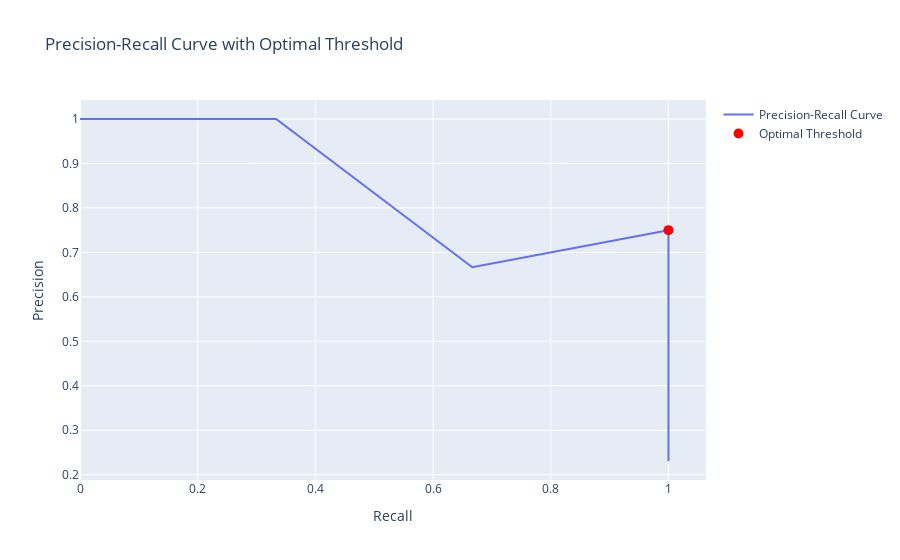

Notebook code cell kept with this figure:
### Code cell
find_optimal_pr_threshold(true, pred)

### Figure 1 — Plotly figure (JSON) as saved in the notebook; plotly's stock layout.template omitted (floating-point values rounded to 4 significant figures)
{"data": [{"mode": "lines", "name": "Precision-Recall Curve", "type": "scatter", "x": [1, 1, 1, 1, 1, 0.6667, 0.3333, 0], "y": [0.2308, 0.2727, 0.3333, 0.4286, 0.75, 0.6667, 1, 1]}, {"marker": {"color": "red", "size": 10, "symbol": "circle"}, "mode": "markers", "name": "Optimal Threshold", "type": "scatter", "x": [1], "y": [0.75]}], "layout": {"showlegend": true, "title": {"text": "Precision-Recall Curve with Optimal Threshold"}, "xaxis": {"title": {"text": "Recall"}}, "yaxis": {"title": {"text": "Precision"}}}}
